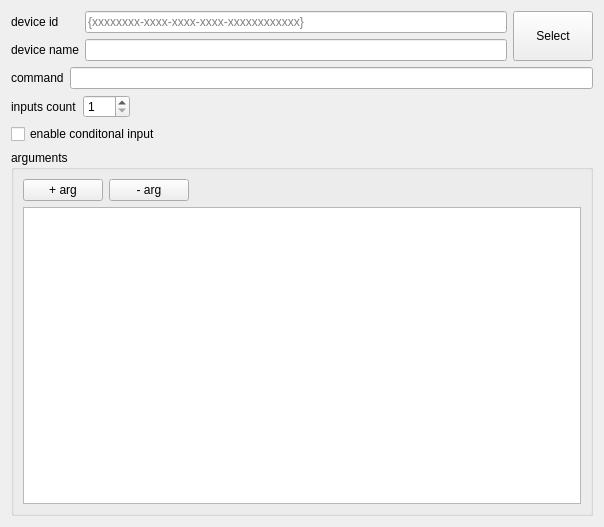
<?xml version="1.0" encoding="UTF-8"?>
<ui version="4.0">
 <class>CommandBlockEditorWidget</class>
 <widget class="QWidget" name="CommandBlockEditorWidget">
  <property name="geometry">
   <rect>
    <x>0</x>
    <y>0</y>
    <width>604</width>
    <height>527</height>
   </rect>
  </property>
  <property name="windowTitle">
   <string>Form</string>
  </property>
  <layout class="QVBoxLayout" name="verticalLayout_2">
   <item>
    <widget class="QWidget" name="widget" native="true">
     <layout class="QGridLayout" name="gridLayout">
      <property name="leftMargin">
       <number>0</number>
      </property>
      <property name="topMargin">
       <number>0</number>
      </property>
      <property name="rightMargin">
       <number>0</number>
      </property>
      <property name="bottomMargin">
       <number>0</number>
      </property>
      <item row="0" column="0">
       <widget class="QLabel" name="label">
        <property name="text">
         <string>device id</string>
        </property>
       </widget>
      </item>
      <item row="0" column="1">
       <widget class="QLineEdit" name="deviceIdEdit">
        <property name="readOnly">
         <bool>true</bool>
        </property>
        <property name="placeholderText">
         <string>{xxxxxxxx-xxxx-xxxx-xxxx-xxxxxxxxxxxx}</string>
        </property>
       </widget>
      </item>
      <item row="0" column="2" rowspan="2">
       <widget class="QPushButton" name="deviceSelectBtn">
        <property name="sizePolicy">
         <sizepolicy hsizetype="Minimum" vsizetype="Minimum">
          <horstretch>0</horstretch>
          <verstretch>0</verstretch>
         </sizepolicy>
        </property>
        <property name="text">
         <string>Select</string>
        </property>
       </widget>
      </item>
      <item row="1" column="0">
       <widget class="QLabel" name="label_2">
        <property name="text">
         <string>device name</string>
        </property>
       </widget>
      </item>
      <item row="1" column="1">
       <widget class="QLineEdit" name="deviceNameEdit">
        <property name="readOnly">
         <bool>true</bool>
        </property>
       </widget>
      </item>
     </layout>
    </widget>
   </item>
   <item>
    <widget class="QWidget" name="widget_2" native="true">
     <layout class="QHBoxLayout" name="horizontalLayout" stretch="0,0">
      <property name="leftMargin">
       <number>0</number>
      </property>
      <property name="topMargin">
       <number>0</number>
      </property>
      <property name="rightMargin">
       <number>0</number>
      </property>
      <property name="bottomMargin">
       <number>0</number>
      </property>
      <item>
       <widget class="QLabel" name="label_3">
        <property name="text">
         <string>command</string>
        </property>
       </widget>
      </item>
      <item>
       <widget class="QLineEdit" name="commandEdit"/>
      </item>
     </layout>
    </widget>
   </item>
   <item>
    <widget class="QWidget" name="widget_3" native="true">
     <layout class="QHBoxLayout" name="horizontalLayout_3">
      <property name="leftMargin">
       <number>0</number>
      </property>
      <property name="topMargin">
       <number>0</number>
      </property>
      <property name="rightMargin">
       <number>0</number>
      </property>
      <property name="bottomMargin">
       <number>0</number>
      </property>
      <item>
       <widget class="QLabel" name="label_5">
        <property name="text">
         <string>inputs count</string>
        </property>
       </widget>
      </item>
      <item>
       <widget class="QSpinBox" name="inputsCountEdit">
        <property name="minimum">
         <number>1</number>
        </property>
        <property name="maximum">
         <number>999</number>
        </property>
       </widget>
      </item>
      <item>
       <spacer name="horizontalSpacer_2">
        <property name="orientation">
         <enum>Qt::Horizontal</enum>
        </property>
        <property name="sizeHint" stdset="0">
         <size>
          <width>40</width>
          <height>20</height>
         </size>
        </property>
       </spacer>
      </item>
     </layout>
    </widget>
   </item>
   <item>
    <widget class="QCheckBox" name="conditionalInputCheck">
     <property name="text">
      <string>enable conditonal input</string>
     </property>
    </widget>
   </item>
   <item>
    <widget class="QGroupBox" name="groupBox">
     <property name="title">
      <string>arguments</string>
     </property>
     <layout class="QVBoxLayout" name="verticalLayout">
      <item>
       <widget class="QWidget" name="widget_4" native="true">
        <layout class="QHBoxLayout" name="horizontalLayout_4">
         <property name="leftMargin">
          <number>0</number>
         </property>
         <property name="topMargin">
          <number>0</number>
         </property>
         <property name="rightMargin">
          <number>0</number>
         </property>
         <property name="bottomMargin">
          <number>0</number>
         </property>
         <item>
          <widget class="QPushButton" name="addArgBtn">
           <property name="text">
            <string>+ arg</string>
           </property>
          </widget>
         </item>
         <item>
          <widget class="QPushButton" name="delArgBtn">
           <property name="text">
            <string>- arg</string>
           </property>
          </widget>
         </item>
         <item>
          <spacer name="horizontalSpacer">
           <property name="orientation">
            <enum>Qt::Horizontal</enum>
           </property>
           <property name="sizeHint" stdset="0">
            <size>
             <width>393</width>
             <height>20</height>
            </size>
           </property>
          </spacer>
         </item>
        </layout>
       </widget>
      </item>
      <item>
       <widget class="QListWidget" name="argsList"/>
      </item>
     </layout>
    </widget>
   </item>
  </layout>
 </widget>
 <resources/>
 <connections/>
</ui>
